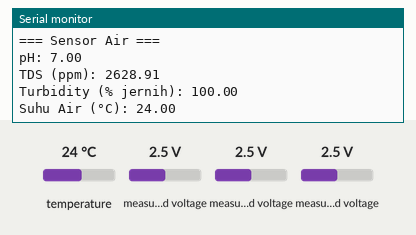
Simulated run of this sketch. Board: ESP8266 (NodeMCU). On the bench: the last lines printed to the serial monitor. The inputs (shaded band) are chosen by the test bench; at power-on: temperature 24 °C, measured voltage 2.5 V.

Above: at 1.2 s.
1.3 s: temperature set to 12 °C
At 2.5 s:
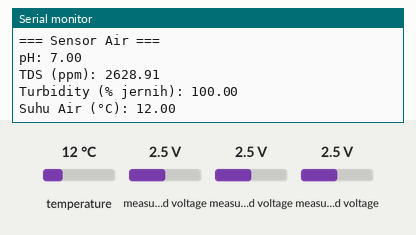
2.8 s: measured voltage (sensor 200) set to 0.1 V
4.3 s: measured voltage (sensor 201) set to 0.1 V
5.8 s: measured voltage (sensor 202) set to 0.1 V
At 7.0 s:
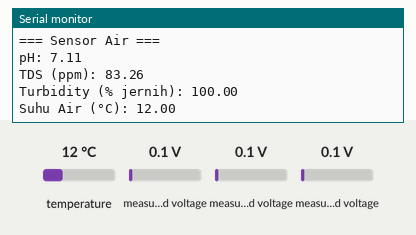
7.3 s: temperature set to 19 °C
At 7.7 s:
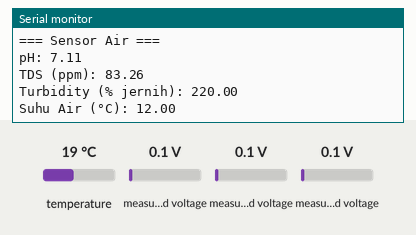
8.8 s: measured voltage (sensor 200) set to 1.2 V
At 10.3 s:
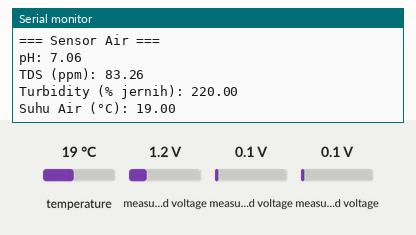
Timing chart, 0 to 11.3 s (numbered marks = the images above; inputs shaded):
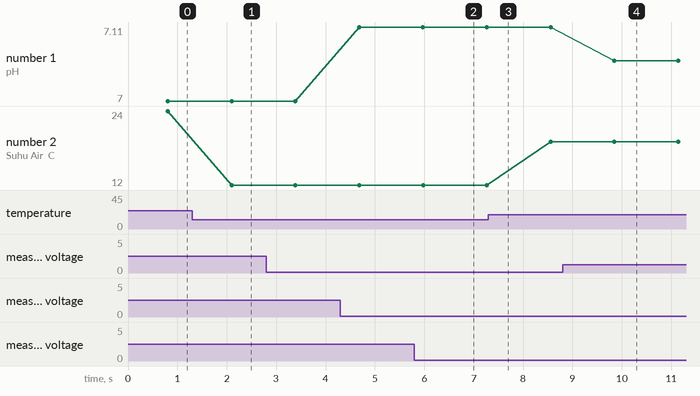

Measured:
- after the input at 1.3 s, the serial monitor: prints a new line after 0.80 s (image 1)
- after the input at 8.8 s, the serial monitor: prints a new line after 1.1 s (image 4)
- plotted number 1: 7.11 → 7.06 after the input at 8.8 s
- plotted number 2: 24 → 12 after the input at 1.3 s, 12 → 19 after the input at 7.3 s

The sketch:

tes.ino
```cpp
#include <Wire.h>
#include <Adafruit_ADS1X15.h>
#include <OneWire.h>
#include <DallasTemperature.h>

// === ADS1115 ===
Adafruit_ADS1115 ads;  // default address 0x48

// === DS18B20 Suhu Air ===
#define ONE_WIRE_BUS D3
OneWire oneWire(ONE_WIRE_BUS);
DallasTemperature sensors(&oneWire);

// Kalibrasi pH sensor
float calibration_value = 21.34;  // sesuaikan jika perlu

void setup() {
  Serial.begin(115200);
  Wire.begin(D2, D1);  // SDA = D2, SCL = D1

  if (!ads.begin()) {
    Serial.println("Gagal menemukan ADS1115. Periksa koneksi.");
    while (1);
  }

  sensors.begin();  // Inisialisasi suhu
}

void loop() {
  // === Baca nilai dari ADS1115 ===
  int16_t adc_ph = ads.readADC_SingleEnded(0);
  int16_t adc_tds = ads.readADC_SingleEnded(1);
  int16_t adc_turb = ads.readADC_SingleEnded(2);

  // Konversi tegangan (ADS1115: 16-bit, 0-3.3V default)
  float voltage_ph = adc_ph * 0.1875 / 1000.0;   // 0.1875mV/bit
  float voltage_tds = adc_tds * 0.1875 / 1000.0;
  float voltage_turb = adc_turb * 0.1875 / 1000.0;

  // === Konversi ke nilai sensor ===
  // pH Sensor (rumus bisa disesuaikan berdasarkan datasheet/kalibrasi)
  float phValue = 7 + ((2.5 - voltage_ph) / calibration_value);

  // TDS Sensor (rumus dari Gravity TDS sensor v1.0)
  float tdsValue = (133.42 * pow(voltage_tds, 3)) - (255.86 * pow(voltage_tds, 2)) + (857.39 * voltage_tds);

  // Turbidity Sensor (contoh: nilai tegangan tinggi = jernih, rendah = keruh)
  float turbidity = mapFloat(voltage_turb, 4.5, 2.5, 0, 100);  // Sesuaikan dengan sensor

  // === Baca Suhu Air ===
  sensors.requestTemperatures();
  float suhuAir = sensors.getTempCByIndex(0);

  // === Tampilkan hasil ===
  Serial.println("=== Sensor Air ===");
  Serial.print("pH: ");
  Serial.println(phValue, 2);

  Serial.print("TDS (ppm): ");
  Serial.println(tdsValue, 2);

  Serial.print("Turbidity (% jernih): ");
  Serial.println(turbidity, 2);

  Serial.print("Suhu Air (°C): ");
  Serial.println(suhuAir, 2);

  delay(500);
}

// Fungsi untuk mapping float (seperti map biasa)
float mapFloat(float x, float in_min, float in_max, float out_min, float out_max) {
  return (x - in_min) * (out_max - out_min) / (in_max - in_min) + out_min;
}
```
